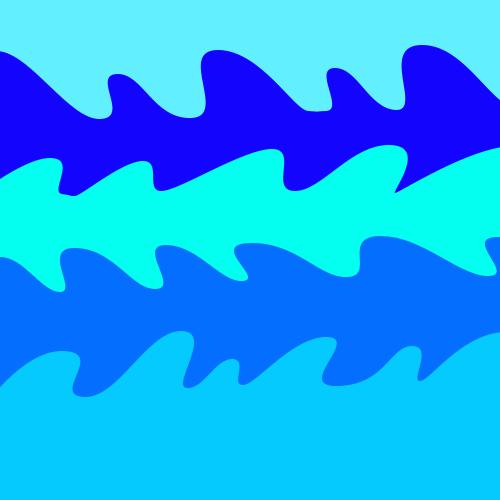
Frame 1 (no input)
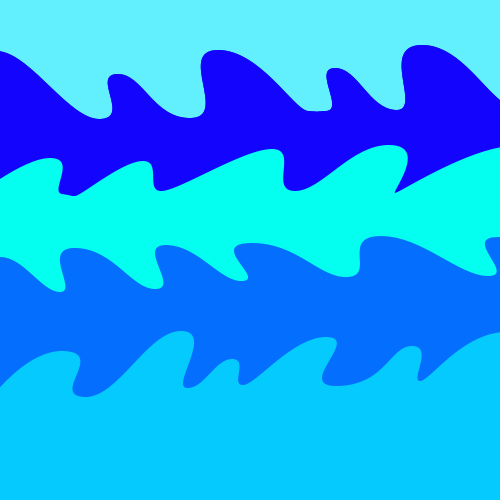
Frame 2 (the mouse pressed at the canvas centre, redrawn once)

The Processing sketch that drew these frames (run headless with seeded random() and noise(); the mouse was pressed at the canvas centre and the sketch redrawn once):

// Processing sketch: processing_11340
// ── processing_11340.pde

void setup(){
size(500, 500);
colorMode(RGB, 256);
smooth();
background(100, 241, 255);
noLoop();
noStroke();
}

void draw() {
  drawwave1();
  drawwave2();
  drawwave3();
  drawwave4();
  save("wave.png");
}

void drawwave1(){
   fill(20, 5, 255);
   beginShape();
    vertex(-20.0, 120.0);
    bezierVertex(-13.0, 117.0, -36.0, 50.0, -3.0, 51.0);
    bezierVertex(30.0, 52.0, 69.0, 120.0, 100.0, 119.0);
    bezierVertex(131.0, 118.0, 91.0, 75.0, 117.0, 74.0);
    bezierVertex(143.0, 73.0, 153.0, 119.0, 191.0, 118.0);
    bezierVertex(229.0, 117.0, 176.0, 50.0, 218.0, 50.0);
    bezierVertex(260.0, 50.0, 294.0, 110.0, 308.0, 111.0);
    bezierVertex(322.0, 112.0, 323.0, 112.0, 323.0, 112.0);
    bezierVertex(323.0, 112.0, 307.0, 112.0, 326.0, 111.0);
    bezierVertex(345.0, 110.0, 312.0, 68.0, 335.0, 68.0);
    bezierVertex(358.0, 68.0, 369.0, 109.0, 396.0, 110.0);
    bezierVertex(423.0, 111.0, 378.0, 45.0, 422.0, 45.0);
    bezierVertex(466.0, 45.0, 491.0, 108.0, 520.0, 110.0);
    bezierVertex(549.0, 112.0, 514.0, 68.0, 542.0, 67.0);
    bezierVertex(570.0, 66.0, 607.0, 117.0, 628.0, 116.0);
    bezierVertex(649.0, 115.0, 630.0, 527.0, 630.0, 527.0);
    bezierVertex(628.0, 469.0, 11.0, 521.0, -3.0, 520.0);
    bezierVertex(-17.0, 519.0, -20.0, 122.0, -20.0, 122.0);
    endShape();
}

void drawwave2(){
  fill(5, 255, 240);
  beginShape();
    vertex(-29.0, 200.0);
    bezierVertex(-29.0, 200.0, 22.0, 158.0, 50.0, 158.0);
    bezierVertex(78.0, 158.0, 49.0, 192.0, 62.0, 194.0);
    bezierVertex(75.0, 196.0, 69.0, 196.0, 75.0, 196.0);
    bezierVertex(81.0, 196.0, 121.0, 162.0, 142.0, 161.0);
    bezierVertex(163.0, 160.0, 144.0, 192.0, 162.0, 191.0);
    bezierVertex(180.0, 190.0, 242.0, 150.0, 271.0, 149.0);
    bezierVertex(300.0, 148.0, 268.0, 191.0, 295.0, 191.0);
    bezierVertex(322.0, 191.0, 351.0, 144.0, 390.0, 145.0);
    bezierVertex(429.0, 146.0, 391.0, 193.0, 395.0, 193.0);
    bezierVertex(399.0, 193.0, 471.0, 146.0, 514.0, 146.0);
    bezierVertex(557.0, 146.0, 517.0, 199.0, 549.0, 196.0);
    bezierVertex(581.0, 193.0, 608.0, 144.0, 649.0, 147.0);
    bezierVertex(690.0, 150.0, 615.0, 200.0, 638.0, 200.0);
    bezierVertex(661.0, 200.0, 629.0, 524.0, 629.0, 524.0);
    bezierVertex(632.0, 512.0, -3.0, 520.0, -3.0, 520.0);
    bezierVertex(-5.0, 495.0, -30.0, 199.0, -30.0, 199.0);
    endShape();
}

void drawwave3(){
  fill(5, 111, 255);
  beginShape();
    vertex(-21.0, 291.0);
    bezierVertex(-21.0, 291.0, -27.0, 259.0, -2.0, 257.0);
    bezierVertex(23.0, 255.0, 41.0, 292.0, 60.0, 292.0);
    bezierVertex(79.0, 292.0, 39.0, 246.0, 77.0, 248.0);
    bezierVertex(115.0, 250.0, 132.0, 290.0, 156.0, 289.0);
    bezierVertex(180.0, 288.0, 135.0, 244.0, 167.0, 245.0);
    bezierVertex(199.0, 246.0, 221.0, 283.0, 243.0, 281.0);
    bezierVertex(265.0, 279.0, 206.0, 243.0, 252.0, 243.0);
    bezierVertex(298.0, 243.0, 320.0, 279.0, 348.0, 277.0);
    bezierVertex(376.0, 275.0, 340.0, 236.0, 381.0, 236.0);
    bezierVertex(422.0, 236.0, 459.0, 276.0, 488.0, 276.0);
    bezierVertex(517.0, 276.0, 461.0, 237.0, 498.0, 237.0);
    bezierVertex(535.0, 237.0, 547.0, 267.0, 584.0, 266.0);
    bezierVertex(621.0, 265.0, 582.0, 236.0, 603.0, 233.0);
    bezierVertex(624.0, 230.0, 615.0, 272.0, 625.0, 272.0);
    bezierVertex(635.0, 272.0, 627.0, 521.0, 632.0, 523.0);
    bezierVertex(637.0, 525.0, -3.0, 525.0, -3.0, 525.0);
    bezierVertex(-3.0, 525.0, -19.0, 289.0, -19.0, 289.0);
    endShape();
}

void drawwave4(){
  fill(5, 203, 255);
  beginShape();
    vertex(-19.0, 411.0);
    bezierVertex(-19.0, 411.0, 22.0, 349.0, 64.0, 351.0);
    bezierVertex(106.0, 353.0, 50.0, 395.0, 84.0, 397.0);
    bezierVertex(118.0, 399.0, 147.0, 331.0, 181.0, 331.0);
    bezierVertex(215.0, 331.0, 170.0, 387.0, 187.0, 388.0);
    bezierVertex(204.0, 389.0, 215.0, 359.0, 232.0, 359.0);
    bezierVertex(249.0, 359.0, 230.0, 385.0, 243.0, 385.0);
    bezierVertex(256.0, 385.0, 293.0, 336.0, 327.0, 337.0);
    bezierVertex(361.0, 338.0, 292.0, 388.0, 339.0, 386.0);
    bezierVertex(386.0, 384.0, 390.0, 346.0, 412.0, 346.0);
    bezierVertex(434.0, 346.0, 410.0, 381.0, 420.0, 381.0);
    bezierVertex(430.0, 381.0, 461.0, 334.0, 504.0, 332.0);
    bezierVertex(547.0, 330.0, 506.0, 371.0, 533.0, 371.0);
    bezierVertex(560.0, 371.0, 569.0, 343.0, 589.0, 344.0);
    bezierVertex(609.0, 345.0, 599.0, 370.0, 614.0, 370.0);
    bezierVertex(629.0, 370.0, 624.0, 339.0, 644.0, 339.0);
    bezierVertex(664.0, 339.0, 650.0, 367.0, 660.0, 367.0);
    bezierVertex(670.0, 367.0, 629.0, 522.0, 629.0, 522.0);
    bezierVertex(629.0, 522.0, -4.0, 518.0, -4.0, 518.0);
    bezierVertex(-4.0, 518.0, -18.0, 412.0, -17.0, 412.0);
    endShape();
}
